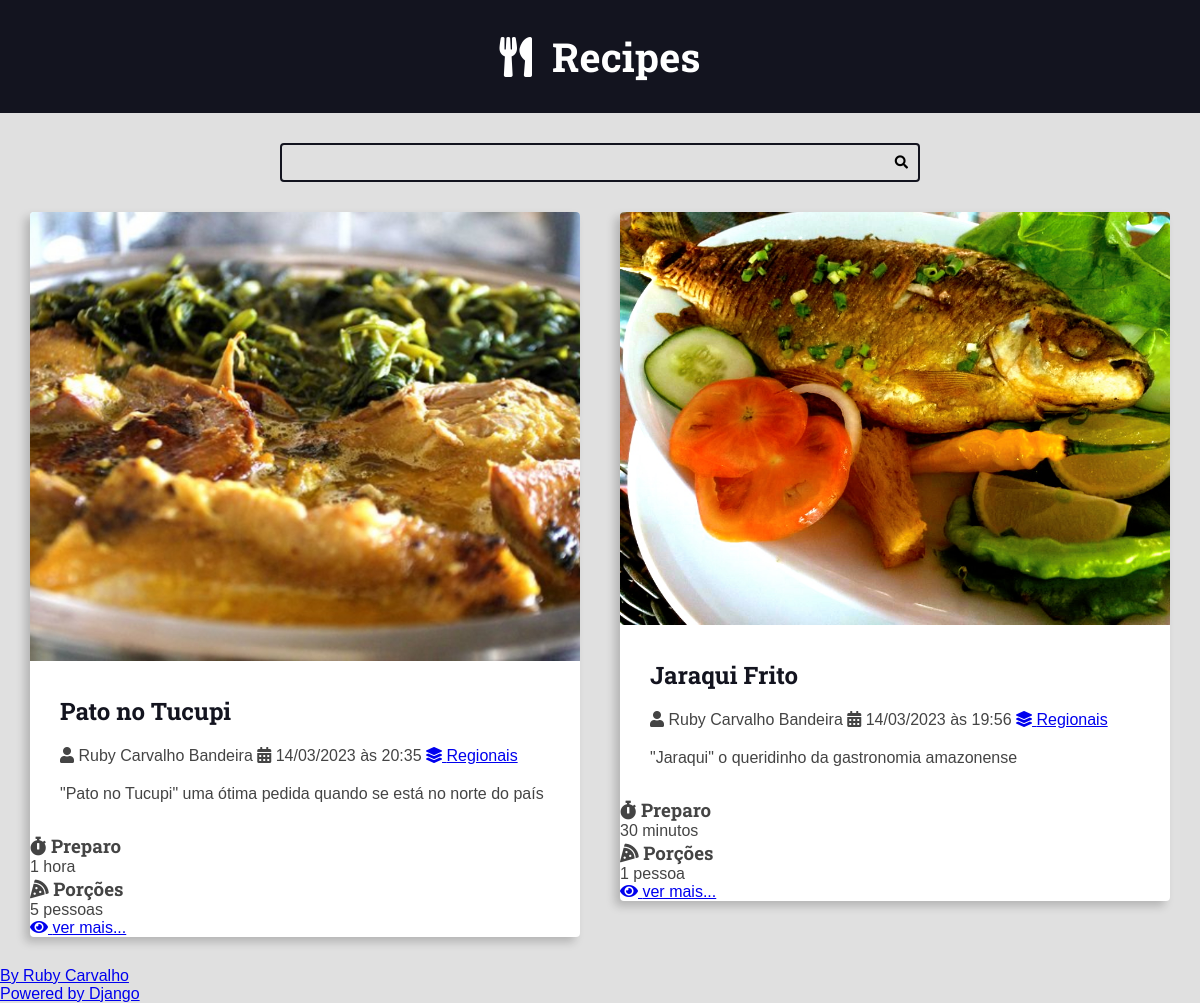
Page /recipes/category/3/ on the earlier database version.
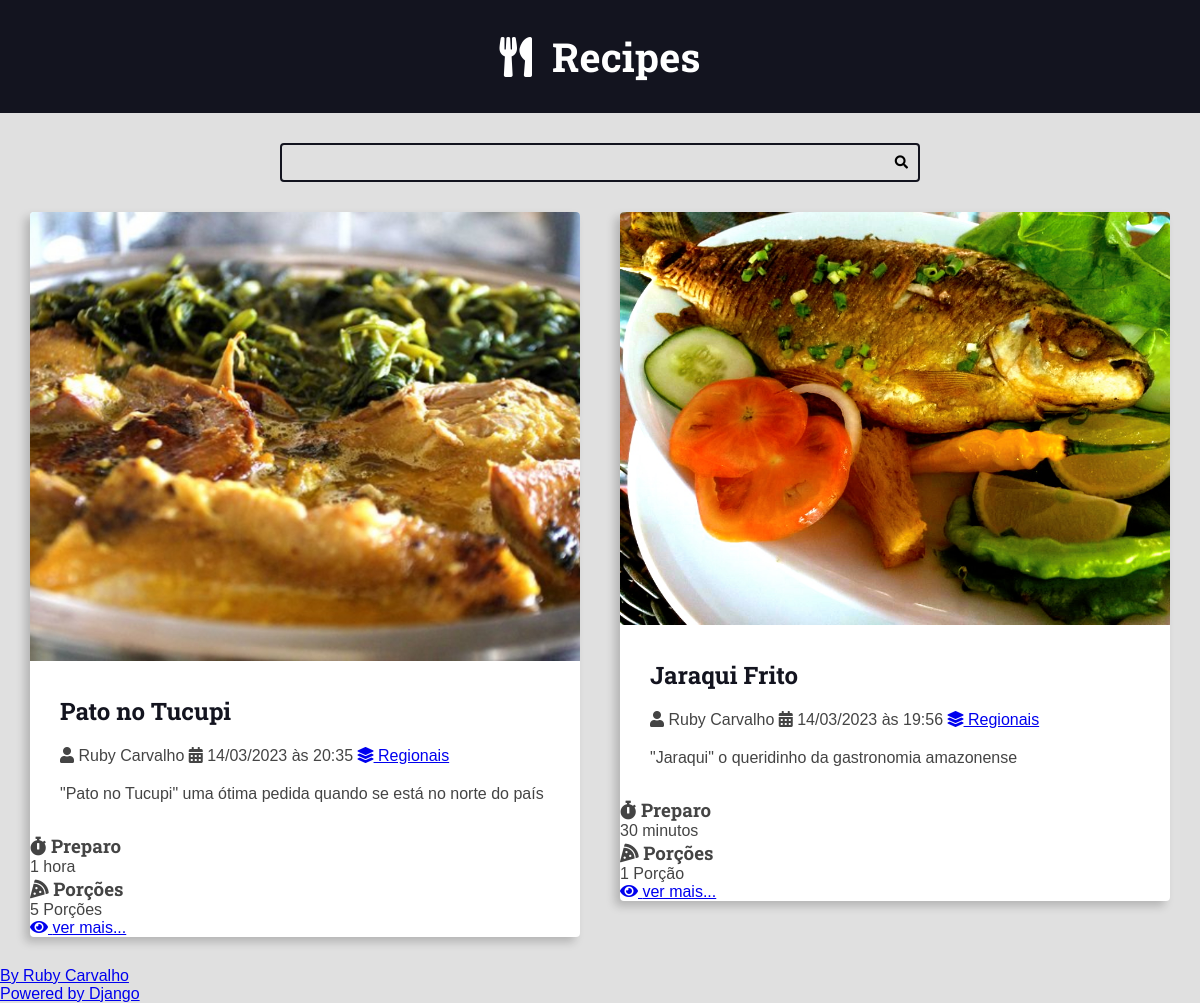
Same page on the later database version.
### recipes/models.py (models this page shows, shortened)
class Recipe(models.Model):
    title = models.CharField(max_length=65)
    description = models.CharField(max_length=165)
    slug = models.SlugField()
    preparation_time = models.IntegerField()
    preparation_time_unit = models.CharField(max_length=65)
    servings = models.IntegerField()
    servings_unit = models.CharField(max_length=65)
    preparation_steps = models.TextField()
    preparation_steps_is_html = models.BooleanField(default=False)
    created_at = models.DateTimeField(auto_now_add=True)
    updated_at = models.DateTimeField(auto_now=True)
    is_published = models.BooleanField(default=False)
    cover = models.ImageField(
        upload_to='recipes/covers/%Y/%m/%d/', blank=True, default='')
    category = models.ForeignKey(
        Category, on_delete=models.SET_NULL, null=True
    )
    author = models.ForeignKey(
        User, on_delete=models.SET_NULL, null=True
    )

class Category(models.Model):
    name = models.CharField(max_length=65)

### recipes/views.py (the view)
# urls.py: path('recipes/category/<int:category_id>/',
def category(request, category_id):
    recipes = Recipe.objects.filter(
        category__id=category_id,
        is_published=True,
    ).order_by('-id')
    return render(request, 'recipes/pages/category.html', context={
        'recipes': recipes,
    })

### recipes/templates/recipes/pages/category.html (shortened to what this page needs)
{% extends 'global/base.html' %}
{% block content %}
<div class="main-content main-content-list container">
    {% for recipe in recipes %}
        {% include 'recipes/partials/recipe.html' %}
    {% endfor %}
</div>
{% endblock content %}

### recipes/templates/recipes/partials/recipe.html (shortened to what this page needs)
<div class="recipe recipe-list-item">
    {% if recipe.cover %}
        <div class="recipe-cover">
            <a href="{% url 'recipes:recipe' recipe.id %}">
                <img src="{{ recipe.cover.url }}" alt="Temporário">
            </a>
        </div>
    {% endif %}
    <div class="recipe-title-container">
        <h2 class="recipe-title">
            <a href="{% url 'recipes:recipe' recipe.id %}">
                {{ recipe.title }}
            </a>
        </h2>
    </div>
    <div class="recipe-author">
        <span class="recipe-author-item">
            <i class="fas fa-user"></i>
            {% if recipe.author.first_name %}
                {{ recipe.author.first_name }} {{ recipe.author.last_name }}
            {% else %}
                {{ recipe.author.username }}
            {% endif %}
        </span>
        <span class="recipe-author-item">
            <i class="fas fa-calendar-alt"></i>
            {{ recipe.created_at|date:"d/m/Y" }} às {{ recipe.created_at|date:"H:i" }}
        </span>
        <span class="recipe-author-item">
            <a href="{% url 'recipes:category' recipe.category.id %}">
                <i class="fas fa-layer-group"></i>
                <span>{{ recipe.category.name }}</span>
            </a>
        </span>
    </div>
    <div class="recipe-content">
        <p>{{ recipe.description }}</p>
    </div>
    <div class="recipe-meta-container">
        <div class="recipe-meta recipe-preparation">
            <h3 class="recipe-meta-title"><i class="fas fa-stopwatch"></i> Preparo</h3>
            <div class="recipe-meta-text">
                {{ recipe.preparation_time }} {{ recipe.preparation_time_unit }}
            </div>
        </div>
        <div class="recipe-meta recipe-servings">
            <h3 class="recipe-meta-title"><i class="fas fa-pizza-slice"></i> Porções</h3>
            <div class="recipe-meta-text">
                {{ recipe.servings }} {{ recipe.servings_unit }}
            </div>
        </div>
    </div>
    {% if is_detail_page is not True %}
        <footer class="recipe-footer">
            <a class="recipe-read-more button button-dark button-full-width" href="{% url 'recipes:recipe' recipe.id %}">
                <i class="fas fa-eye"></i>
                <span>ver mais...</span>
            </a>
        </footer>
    {% endif %}
</div>

Differences in the rows shown:
changed Recipe "Pato no Tucupi": author.last_name "Carvalho Bandeira" → "Carvalho"; servings_unit "pessoas" → "Porções"
changed Recipe "Jaraqui Frito": author.last_name "Carvalho Bandeira" → "Carvalho"; servings_unit "pessoa" → "Porção"
